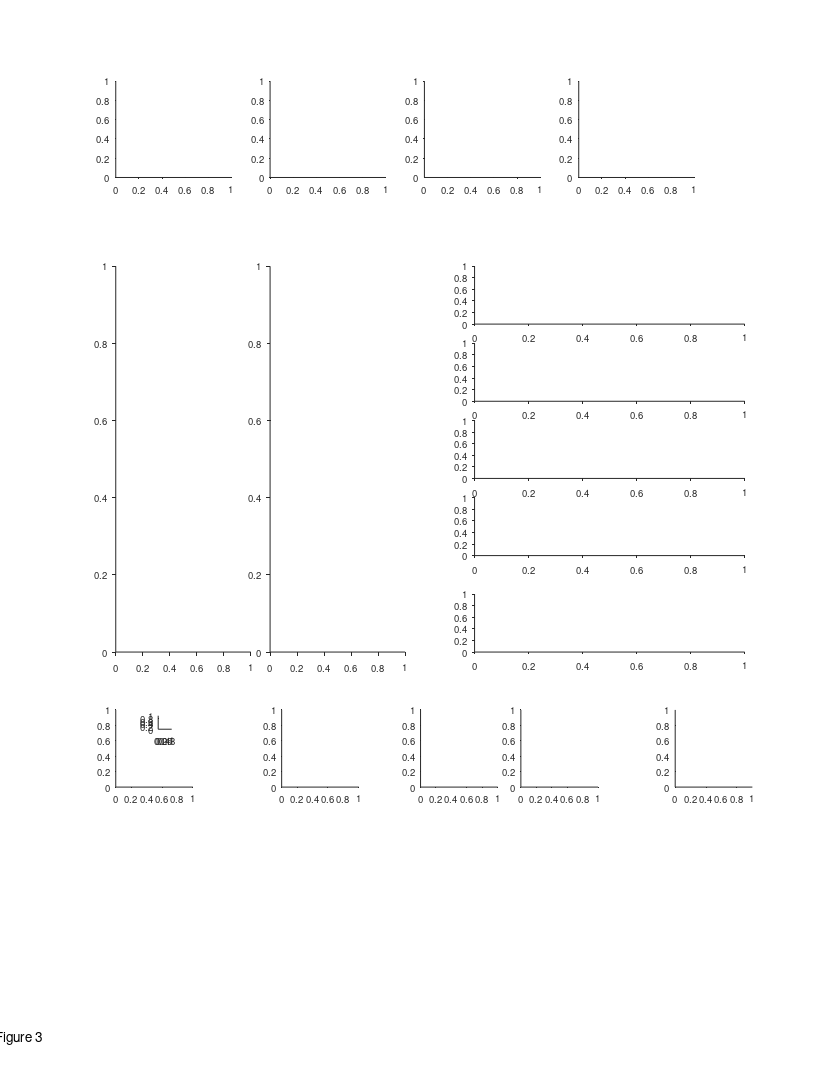

Recreate this plot in MATLAB. (Note: this script raises an error after producing the figure.)
%% Replay - Fig 3 - replay population 
%%
clear 
clc
close all

%% plotting options
% replay_coverage_examples_IX = [19 21 22 23];
% replay_coverage_examples_IX = [24 25 27 29];
% replay_coverage_examples_IX = [41 53 54 55];
% replay_coverage_examples_IX = [61 65 68 69];
% replay_coverage_examples_IX = [70 71 73 74];
% replay_coverage_examples_IX = [75 77 78 81];
% replay_coverage_examples_IX = [21 19 70 78];
% replay_coverage_examples_IX = [21 19 70 29];
% replay_coverage_examples_IX = [21 19 70 29];
replay_coverage_examples_IX = [21 19 29 70];

% 5	b0184_d191202 21
% 1	b0184_d191130 19
% 31	b2382_d190801 70
% 30	b0184_d191212 29

single_session_seq_ex_IX = [21];

%% graphics params
epoch_type_clrs = {[.6 .1 .8],[.1 .8 .1]};
PastFutureClrs = [0.1.*[1 1 1]; 1 1 1];
directions_clrs = {[0    0.3843    0.7451];[ 0.5216    0.2471         0]};
panel_H_bin_size_options = [0.1 0.15 0.2 0.125]; % we chose opt 3 (0.2)
panel_H_bin_size_opt = 3;
panel_H_bin_size = panel_H_bin_size_options(panel_H_bin_size_opt)

%% define output files
res_dir =  'L:\paper_replay\figures';
mkdir(res_dir)
fig_name_str = 'Figure 3';
fig_caption_str = ' ';
log_name_str = [fig_name_str '_log_file' '.txt'];
log_name_str = strrep(log_name_str , ':', '-');
log_name_str = strrep(log_name_str , ' ', '_');
log_name_out = fullfile(res_dir, log_name_str);

%% open log file
diary off
diary(log_name_out)
diary on
disp('Log file');
disp(['created: ', datestr(clock)]);
disp('======================================================');
disp([fig_name_str ':' fig_caption_str]);   
disp('======================================================');
disp('');

%% create figure
% figure_size_cm = [21.0 29.7]; % ~A4
figure_size_cm = [21.6 27.9]; % ~US letter
close all
fig = figure;
% Some WYSIWYG options:
set(gcf,'DefaultAxesFontSize',7);
set(gcf,'DefaultAxesFontName','helvetica');
set(gcf,'DefaultAxesUnits','centimeters');
set(gcf,'PaperType','usletter')
% set(gcf,'PaperType','<custom>');
set(gcf,'PaperUnits','centimeters','PaperPosition',[0 0 figure_size_cm]);
set(gcf,'PaperOrientation','portrait');
set(gcf,'Units','centimeters','Position',get(gcf,'paperPosition')+[0 0 0 0]); % position on screen...
set(gcf, 'Renderer', 'painters');
% set(gcf, 'color', 'none');
set(groot, 'defaultAxesColor','None')
set(groot, 'defaultAxesTickDir', 'out');
set(groot,  'defaultAxesTickDirMode', 'manual');
annotation('textbox', [0.5 1 0 0], 'String',fig_name_str, 'HorizontalAlignment','center','Interpreter','none', 'FitBoxToText','on');

% create panels
panels{1}(1) = axes('position', [3 23.3 3 2.5]);
panels{1}(2) = axes('position', [7 23.3 3 2.5]);
panels{1}(3) = axes('position', [11 23.3 3 2.5]);
panels{1}(4) = axes('position', [15 23.3 3 2.5]);

panels{2}(1) = axes('position', [3 11 3.5 10]);
panels{2}(2) = axes('position', [7 11 3.5 10]);

x = 12.3;
panels{3}(1) = axes('position', [x 19.5 7 1.5]);
panels{3}(2) = axes('position', [x 17.5 7 1.5]);
panels{3}(3) = axes('position', [x 15.5 7 1.5]);
panels{3}(4) = axes('position', [x 13.5 7 1.5]);
panels{4}(1) = axes('position', [x 11 7 1.5]);

panels{5}(1) = axes('position', [3     7.5 2 2]);
panels{5}(2) = axes('position', [4.1     9 .35 .35]);
panels{6}(1) = axes('position', [7.3    7.5 2 2]);
panels{7}(1,1) = axes('position', [10.9 7.5 2 2]);
panels{7}(2,1) = axes('position', [13.5 7.5 2 2]);
panels{8}(1) = axes('position', [17.5   7.5 2 2]);
% panels{8}(2) = axes('position', [17.5  4 2 2]);
% panels{8}(3) = axes('position', [17.5  1.5 3 2]);

total_offset = [0 0.5]+[0 -3];
for ii = 1:length(panels)
    subpanels = panels{ii};
    subpanels = subpanels(:);
    for jj = 1:length(subpanels)
        subpanels(jj).Position([1 2]) = subpanels(jj).Position([1 2]) + total_offset;
    end
end


%% load data
epoch_types = {'sleep','rest'};
[exp_list,T] = decoding_get_inclusion_list();
T = T(exp_list,:);
events_all_per_session = {};
for ii_epoch_type = 1:length(epoch_types)
    for ii_exp = 1:length(exp_list)
        exp_ID = exp_list{ii_exp};
        exp = exp_load_data(exp_ID,'details','rest');
        epoch_type = epoch_types{ii_epoch_type};
        params_opt = 11;
        event_type = 'posterior';
        [events, params] = decoding_load_events_quantification(exp_ID, epoch_type, params_opt, event_type);
        [~, TF] = decoding_apply_seq_inclusion_criteria([events.seq_model]);
        events(~TF) = [];
        if isempty(events)
            continue;
        end
        if isfield(events,'rest_ball_num')
            [events.rest_ball_loc] = disperse(exp.rest.balls_loc([events.rest_ball_num]));
        else
            [events.rest_ball_num] = disperse(nan(size(events)));
            [events.rest_ball_loc] = disperse(nan(size(events)));
        end
        
        [events.recordingArena] = deal(exp.details.recordingArena);
        event_struct = events(1,[]);
        [events(2:end).prev_event] = disperse(events(1:end-1));
        events(1).prev_event = event_struct;
        events_all_per_session{ii_epoch_type}{ii_exp} = events;
    end
end

%%
events_all = {[events_all_per_session{1}{:}], [events_all_per_session{2}{:}]};
seqs_all = {[events_all{1}.seq_model], [events_all{2}.seq_model]};
gArena = {categorical({events_all{1}.recordingArena}), categorical({events_all{2}.recordingArena}) };
seqs_pooled = [seqs_all{:}];

%%
features_names = {'duration';'compression';'distance';'distance_norm';};
xlable_strs = {
    'Replay duration (s)';
    {'Compression ratio';'(replay speed / flight speed)'};
    'Replay distance (m)';
    {'Replay distance','(norm. to environment size)'};
    };

%% panels A-D
clc
line_styles = {'-',':'};
panels_xlim = [-0.0950    1.9950; -1.9500   40.9500; -0.4500   56.5500; -0.0210    0.4410];
panels_xticks = {[0 0.5 1 1.5],[0 20 40],[0:10:50],[0 0.2 0.4]};
disp('panels a-d:')
for ii_fn = 1:length(features_names)
    fn = features_names{ii_fn};
    axes(panels{1}(ii_fn));
    cla
    hold on
    lw = 1.1;
    for ii_epoch_type = 1:length(epoch_types)
        X = [seqs_all{ii_epoch_type}.(fn)];
        g = gArena{ii_epoch_type};
%         histogram(X,'DisplayStyle','stairs','Normalization','pdf','LineStyle',line_styles{ii_epoch_type}, 'EdgeColor','k','LineWidth',lw);
        h1=histogram(X(g=='200m'),'DisplayStyle','stairs','Normalization','pdf','LineStyle',line_styles{1}, 'EdgeColor',epoch_type_clrs{ii_epoch_type},'LineWidth',lw);
        h2=histogram(X(g=='120m'),'DisplayStyle','stairs','Normalization','pdf','LineStyle',line_styles{2}, 'EdgeColor',epoch_type_clrs{ii_epoch_type},'LineWidth',lw);
        fprintf('%s: median=%.2g  mean=%.2g (%s,200m)\n', fn, median(X(g=='200m')), mean(X(g=='200m')), epoch_types{ii_epoch_type} )
        fprintf('%s: median=%.2g  mean=%.2g (%s,120m)\n', fn, median(X(g=='120m')), mean(X(g=='120m')), epoch_types{ii_epoch_type} )
    end
%     xlabel_pos = [];
    xlabel(xlable_strs{ii_fn}, 'Units','normalized', 'Position',[0.5 -0.14]);
%     xlabel(xlable_strs{ii_fn});
    if ii_fn == 1
        ylabel('Probability density');
    end
    hax=gca;
    hax.XLim = panels_xlim(ii_fn,:);
    hax.XTick = panels_xticks{ii_fn};
    hax.XRuler.TickLength(1) = 0.03;
    hax.XRuler.TickLabelGapOffset = -1;
    hax.YRuler.TickLabelGapOffset = 1;
    fprintf('%s: median = %.2g, mean = %.2g (pooled)\n',fn,median([seqs_pooled.(fn)]),mean([seqs_pooled.(fn)]))
end

%% legend (hists)
if exist('panels_hist_legend','var')
    delete(panels_hist_legend);
end
panels_hist_legend = axes('position', [4 22 0.5 0.5]);
cla
hold on
t = linspace(0,1,100);
x = pulstran(t,linspace(0,1,3),'rectpuls',1/6);
x(x>0) = nan;x(~isnan(x)) = 0;
clear h
% plot(  t  ,   x  ,       'color', epoch_type_clrs{2}, 'LineWidth',lw,'Clipping','off');
% plot(  t  ,   x  +1.5,   'color', epoch_type_clrs{1}, 'LineWidth',lw,'Clipping','off');
plot([0 1], [0 0],     ':', 'color', epoch_type_clrs{2}, 'LineWidth',lw,'Clipping','off');
plot([0 1], [0 0]+1.5, ':', 'color', epoch_type_clrs{1}, 'LineWidth',lw,'Clipping','off');
plot([0 1], [.5 .5],     'color', epoch_type_clrs{2}, 'LineWidth',lw,'Clipping','off');
plot([0 1], [.5 .5]+1.5, 'color', epoch_type_clrs{1}, 'LineWidth',lw,'Clipping','off');
text(1.3, 2.0, 'Sleep (200m)','FontSize',7,'HorizontalAlignment','left');
text(1.3, 1.5, 'Sleep (130m)','FontSize',7,'HorizontalAlignment','left');
text(1.3, 0.5, 'Awake (200m)','FontSize',7,'HorizontalAlignment','left');
text(1.3, 0.0, 'Awake (130m)','FontSize',7,'HorizontalAlignment','left');
xlim([0 1])
ylim([0 1])
axis off


%% panel F - coverage per session
load('E:\Tamir\work\PROJECTS\LargeScale\paper_replay\data_prepared_for_figures\replay_coverage.mat');
for ii_ex = 1:length(panels{3})
    axes(panels{3}(ii_ex))
    cla
    hold on
    ii_exp = replay_coverage_examples_IX(ii_ex);
    c = squeeze(coverage_all(ii_exp,:,:,:));
    x = linspace(0,1,size(c,3));
    lw = 1.5;
    plot(x, squeeze(c(1,1,:)),'-','LineWidth',lw,'Color',directions_clrs{1});
    plot(x, squeeze(c(2,1,:)),'--','LineWidth',lw,'Color',directions_clrs{1});
    plot(x, squeeze(c(1,2,:)),'-','LineWidth',lw,'Color',directions_clrs{2});
    plot(x, squeeze(c(2,2,:)),'--','LineWidth',lw,'Color',directions_clrs{2});
    hax=gca;
    hax.XTick = [0 1];
    hax.XLim = [0 1];
    hax.XRuler.TickLabelGapOffset = -1.5;
    hax.YRuler.TickLabelGapOffset = 1;
    if ii_ex == 1
        title('Four example sessions: replay spatial coverage','Units','normalized','Position',[0.5 1.14],'FontWeight','normal','HorizontalAlignment','center');
%         hl=legend({'Sleep dir 1','Rest dir 1','Sleep dir 2','Rest dir 2'},'NumColumns',2);
%         hl.Units = 'normalized';
%         hl.Position([1 2]) = [0.22 0.715];
%         hl.Position([3 4]) = [0.1 0.025];
%         hl.Box = 'off';
    end
    if ii_ex == length(panels{3})
        xlabel('Position (norm.)', 'Units','normalized', 'Position',[0.5 -0.06]);
        ylabel({'Replay coverage';'(counts)'}, 'Units','normalized', 'Position',[-0.1 2.4]);
    end
end

%% panel F legend
if exist('panels_coverage_legend','var')
    delete(panels_coverage_legend);
end
panels_coverage_legend(1) = axes('position', [panels{3}(1).Position([1 2])+[.5 1.25] 0.5 0.5]);
panels_coverage_legend(2) = axes('position', [panels{3}(1).Position([1 2])+[2.6 1.25] 0.5 0.5]);
arrow_str = {'\rightarrow','\leftarrow'};
for ii_dir = 1:2
    axes(panels_coverage_legend(ii_dir))
    cla
    hold on
    t = linspace(0,1,100);
    x = pulstran(t,linspace(0,1,3),'rectpuls',1/6);
    x(x>0) = nan;x(~isnan(x)) = 0;
    clear h
    plot(  t  ,   x,     'color', directions_clrs{ii_dir}, 'LineWidth',lw,'Clipping','off');
    plot([0 1], [.5 .5], 'color', directions_clrs{ii_dir}, 'LineWidth',lw,'Clipping','off');
    text(1.3, 0.5, "Sleep dir "+ii_dir,'FontSize',7,'HorizontalAlignment','left');
    text(1.3, 0, "Awake dir "+ii_dir,'FontSize',7,'HorizontalAlignment','left');
    text(0.2, -0.3, arrow_str{ii_dir},'Color',directions_clrs{ii_dir},'FontWeight','bold', 'FontSize',10);
    xlim([0 1])
    ylim([0 1])
    axis off
end

%% panel G - coverage total
axes(panels{4}(1))
cla
hold on
c = squeeze(sum(coverage_all,1));
x = linspace(0,1,size(c,3));
lw = 2;
plot(x, squeeze(c(1,1,:)),'-','LineWidth',lw,'Color',directions_clrs{1});
plot(x, squeeze(c(2,1,:)),'--','LineWidth',lw,'Color',directions_clrs{1});
plot(x, squeeze(c(1,2,:)),'-','LineWidth',lw,'Color',directions_clrs{2});
plot(x, squeeze(c(2,2,:)),'--','LineWidth',lw,'Color',directions_clrs{2});
hax=gca;
hax.XTick = [0 1];
hax.XLim = [0 1];
hax.XRuler.TickLabelGapOffset = -1.5;
hax.YRuler.TickLabelGapOffset = 1;
xlabel('Position (norm.)', 'Units','normalized', 'Position',[0.5 -0.06]);
ylabel({'Replay coverage';'(counts)'}, 'Units','normalized', 'Position',[-0.1 .5]);
title("Population: n = "+size(coverage_all,1)+" sessions",'Units','normalized','Position',[0.5 0.85],'FontWeight','normal');

%% panel E  - all seqs in a session (sleep)
axes(panels{2}(1))
hax=gca;
cla
hold on
exp_ID = T(single_session_seq_ex_IX,:).exp_ID{1};
epoch_type ='sleep';
params_opt = 11;
events = decoding_load_events_quantification(exp_ID, epoch_type, params_opt, 'posterior');
[seqs, TF] = decoding_apply_seq_inclusion_criteria([events.seq_model]);
events(~TF) = [];
epoch_sep = find(diff([events.epoch_num])~=0)+0.5;
seqs_edges = [seqs.start_pos_norm; seqs.end_pos_norm];
seqs_IX = 1:length(seqs);
plot([0 1],repmat(epoch_sep,2,1),':','LineWidth',1.5,'Color',0.5*[1 1 1]);
h=plot(seqs_edges,[seqs_IX;seqs_IX],'-','LineWidth',.55);
dir_1_IX = [seqs.state_direction]==1;
dir_2_IX = [seqs.state_direction]==-1;
[h(dir_1_IX).Color] = disperse(repelem(directions_clrs(1),length(dir_1_IX)));
[h(dir_2_IX).Color] = disperse(repelem(directions_clrs(2),length(dir_2_IX)));
scatter(seqs_edges(1,:),seqs_IX, 3, [seqs.state_direction]==-1, "filled");
hax.Colormap = cell2mat(directions_clrs);
hax=gca;
hax.XTick = [0 1];
hax.YTick = [1 10*ceil(length(seqs)/10)];
hax.XLim = [0 1];
hax.XRuler.TickLabelGapOffset = -1;
hax.YRuler.TickLabelGapOffset = 1;
xlabel('Position (norm.)', 'Units','normalized', 'Position',[0.5 -0.017]);
ylabel('Replay event no.', 'Units','normalized', 'Position',[-0.06 .5]);
title('Sleep replays', 'Units','normalized', 'Position',[0.47 0.99],'FontWeight','normal');
text(1.043, 1.05, 'Example session: all individual replays','FontSize',8.25,'HorizontalAlignment','center','Units','normalized')

%% Panel E - all seqs in a session (rest)
axes(panels{2}(2))
hax=gca;
cla
hold on
exp_ID = T(single_session_seq_ex_IX,:).exp_ID{1};
epoch_type ='rest';
params_opt = 11;
events = decoding_load_events_quantification(exp_ID, epoch_type, params_opt, 'posterior');
[seqs, TF] = decoding_apply_seq_inclusion_criteria([events.seq_model]);
events(~TF)=[];
epoch_sep = find(diff([events.epoch_num])~=0)+0.5;
seqs_edges = [seqs.start_pos_norm; seqs.end_pos_norm];
seqs_IX = 1:length(seqs);
% plot([0 1],repmat(epoch_sep,2,1),'-','LineWidth',.2,'Color',0.9*[1 1 1]);
h=plot(seqs_edges,[seqs_IX;seqs_IX],'-','LineWidth',.55);
dir_1_IX = [seqs.state_direction]==1;
dir_2_IX = [seqs.state_direction]==-1;
[h(dir_1_IX).Color] = disperse(repelem(directions_clrs(1),length(dir_1_IX)));
[h(dir_2_IX).Color] = disperse(repelem(directions_clrs(2),length(dir_2_IX)));
scatter(seqs_edges(1,:),seqs_IX, 3, [seqs.state_direction]==-1, "filled");
hax.Colormap = cell2mat(directions_clrs);
hax.XTick = [0 1];
hax.YTick = [1 10*ceil(length(seqs)/10)];
hax.XLim = [0 1];
hax.XRuler.TickLabelGapOffset = -1;
hax.YRuler.TickLabelGapOffset = 1;
xlabel('Position (norm.)', 'Units','normalized', 'Position',[0.5 -0.017]);
% ylabel('Replay event no.', 'Units','normalized', 'Position',[-0.09 .5]);
title('Awake replays', 'Units','normalized', 'Position',[0.47 0.99],'FontWeight','normal');

%% Coverage correlations (pdf)
axes(panels{5}(1))
cla reset
hold on
sleep_vs_rest_coverage_corr = ccc_all(:,:,1,2);
sleep_vs_rest_coverage_corr = sleep_vs_rest_coverage_corr(:);
h=histogram(sleep_vs_rest_coverage_corr,'FaceColor',0.15*[1 1 1],'Normalization','pdf');
h.BinWidth = panel_H_bin_size;
h.BinLimits = [-1 1];
nbins = 50;
% h=histogram(cat(1,ccc_shuffled{:}),'FaceColor','k','Normalization','pdf');
% h.DisplayStyle = 'stairs';
% h.BinLimits = [-1 1];
% h.EdgeColor = 'm';
% h.LineWidth = 1.5;
% h.NumBins = nbins;
xi = linspace(-1,1,nbins);
f = ksdensity(cat(1,ccc_shuffled{:}),xi,'Function','pdf');
plot(xi,f,'k','LineWidth',1)
[~,P_KS, KS_stats] = kstest2(sleep_vs_rest_coverage_corr, cat(1,ccc_shuffled{:}));
text(0.5,1.15,['p_{KS} = ' sprintf('%.2g',P_KS)],'units','normalized','FontSize',7,'HorizontalAlignment','center');
hax=gca;
hax.XLim = [-1 1];
hax.XTick = -1:0.5:1;
hax.YTick = [0 hax.YTick(end)];
hax.TickDir = 'out';
hax.XRuler.TickLength = [0.03 0];
hax.YRuler.TickLength = [0.02 0];
hax.XRuler.TickLabelGapOffset = -0;
hax.YRuler.TickLabelGapOffset = 1;
hax.XTickLabelRotation = 0;
xlabel({'Corr. of replay positions (r)';'sleep vs. awake'}, 'Units','normalized', 'Position',[0.5 -0.25]);
ylabel({'Probability','density'}, 'Units','normalized', 'Position',[-0.08 .5]);

%% add legend
axes(panels{5}(2))
cla reset
hold on
axis off
axis equal
patch([0 0 1 1],[0 1 1 0], 0.15*[1 1 1],'EdgeColor','k');
plot([0 1],[1 1].*2, 'k-','LineWidth',1.5)
text(1.5,0.5, 'Data','FontSize',7)
text(1.5,2, 'Shuffle','FontSize',7)
axis ij


%% replay rate - PRE vs POST sleep
axes(panels{6}(1))
cla reset
hold on
plot(replay_rate(:,3),replay_rate(:,4),'ok','MarkerSize',2)
% plot(replay_rate(:,3),replay_rate(:,4),'.k')
plot([1e-3 1e0],[1e-3 1e0],'Color',[1 1 1].*0.5);
pval = signrank(replay_rate(:,3),replay_rate(:,4));
disp('panel i stats:')
fprintf('replay-rate sleep-after vs before:\n');
fprintf('median ratio = %.2g\n', nanmedian(replay_rate(:,4)./replay_rate(:,3)) );
fprintf('pval (signrank test)= %.2g\n', pval );
% replay_rate_diff_sleep = diff(replay_rate(:,[3 4]),1,2);
% h=histogram(replay_rate_diff_sleep,'FaceColor','k','Normalization','pdf');
% pval = signrank(replay_rate_diff_sleep);
text(0.5,1.15,['p_{signrank} = ' sprintf('%.1g',pval)],'units','normalized','FontSize',7,'HorizontalAlignment','center');
axis square
axis equal
hax=gca;
hax.XScale = 'log';
hax.YScale = 'log';
hax.XLim = [5e-4 5e-1];
hax.YLim = [5e-4 5e-1];
hax.XTick = [1e-3 1e-2 1e-1 1e0];
hax.YTick = [1e-3 1e-2 1e-1 1e0];
hax.TickDir = 'out';
hax.XRuler.TickLength = [0.04 0];
hax.YRuler.TickLength = [0.04 0];
hax.XRuler.TickLabelGapOffset = -0;
hax.YRuler.TickLabelGapOffset = 1;
hax.XTickLabelRotation = 0;
xlabel({'Replay rate (events/s)';'sleep before'}, 'Units','normalized', 'Position',[0.5 -0.25]);
ylabel({'Replay rate (events/s)';'sleep after'}, 'Units','normalized', 'Position',[-0.38 0.5]);

%% replay i vs i+1 (no corr) - OLD!!
if 0
bins_size = 20; % in meters
for ii_epoch_type = 1:length(epoch_types)
    events2 = events_all{ii_epoch_type};
    invalid = cellfun(@isempty,{events2.prev_event});
    events2(invalid)=[];
    events1 = [events2.prev_event];
    seqs2 = [events2.seq_model];
    seqs1 = [events1.seq_model];
    xxx = [seqs1.middle_pos];
    yyy = [seqs2.middle_pos];

    % scatter 
    axes(panels{7}(ii_epoch_type,1))
    cla reset
    hold on
    axis equal
    plot(xxx,yyy,'k.','MarkerSize',2,'Color',epoch_type_clrs{ii_epoch_type});
    h=refline(1,0);
    h.Color = 0.5*[1 1 1];
%     xlabel({'Position of';'replay {\iti} (m)'},'Units','normalized','Position',[0.5 -0.3]);
    if ii_epoch_type == 1
        xlabel({'Position of replay {\iti} (m)'},'Units','normalized','Position',[1.15 -0.3]);
%         xlabel({'Position of';'replay {\iti} (m)'},'Units','normalized','Position',[1 -0.3]); 
        ylabel({'Position of';'replay {\iti+1} (m)'},'Units','normalized','Position',[-0.35 0.5])
    end
    hax=gca;
    hax.XRuler.TickLength(1) = 0.05;
    hax.YRuler.TickLength(1) = 0.03;
    hax.XRuler.TickLabelGapOffset = -0;
    hax.YRuler.TickLabelGapOffset = 1;

    % density
    axes(panels{7}(ii_epoch_type,2))
    cla reset
    hold on
    axis equal
    edges = 0:bins_size:200;
    xedges = 0:bins_size:200;
    yedges = 0:bins_size:201;
    xedges = edges;
    yedges = edges;
    N1 = histcounts(xxx,xedges,'Normalization','pdf');
    N2 = histcounts(yyy,yedges,'Normalization','pdf');
    N12 = histcounts2(xxx,yyy,xedges,yedges,'Normalization','pdf');
    N12 = N12 ./ (N1'.*N2);
    imagesc(xedges,yedges,log(N12));
%     imagesc(xedges,yedges,N12);
%     colormap bone
    cmap = jet;
%     cmap = 1-cmap;
    colormap(cmap)
    hax=gca;
    hax.CLim(1) = 0;

    axes(panels{7}(ii_epoch_type,1))
    switch epoch_types{ii_epoch_type}
        case 'sleep'
            title('Sleep','FontWeight','normal');
        case 'rest'
            title('Awake','FontWeight','normal');
    end
end
end


%% Replay i vs i+1 (no corr)
% sigma = 1.5;
% bins_size = 20;
% edges = 0:bins_size:200;
% xedges = 0:bins_size:200;
% yedges = 0:bins_size:201;
edges = linspace(0,1,11);
xedges = edges;
yedges = edges;
nbinsx = length(xedges)-1;
nbinsy = length(yedges)-1;
nEpochTypes = length(events_all_per_session);
nSessions = length(events_all_per_session{1});
M = nan(nEpochTypes,nSessions,nbinsx,nbinsy);
events_count = zeros(nEpochTypes,nSessions);
for ii_epoch_type = 1:nEpochTypes
    for ii_session = 1:nSessions
        events2 = events_all_per_session{ii_epoch_type}{ii_session};
        if length(events2) == 0
            continue
        end
        invalid = cellfun(@isempty,{events2.prev_event});
        events2(invalid)=[];
        if length(events2) == 0
            continue
        end
        events1 = [events2.prev_event];
        seqs2 = [events2.seq_model];
        seqs1 = [events1.seq_model];
        xxx = [seqs1.middle_pos_norm];
        yyy = [seqs2.middle_pos_norm];
        N1 = histcounts(xxx,xedges,'Normalization','pdf');
        N2 = histcounts(yyy,yedges,'Normalization','pdf');
        N12 = histcounts2(xxx,yyy,xedges,yedges,'Normalization','pdf');
        N12 = N12 ./ (N1'.*N2);
        M(ii_epoch_type,ii_session,:,:) = N12;
        events_count(ii_epoch_type,ii_session) = length(xxx);
    end
end
W = events_count./sum(events_count')';
M_weighted = M.*W;
M_weighted_avg = squeeze(nanmean(M_weighted,[2]));

for ii_epoch_type = 1:nEpochTypes

    M2 = squeeze(M_weighted_avg(ii_epoch_type,:,:));
%     M3 = imgaussfilt(M2,sigma,'FilterDomain','spatial');

    axes(panels{7}(ii_epoch_type,1))
    cla reset
    hold on
    axis equal
%     imagesc(xedges,yedges,log(M2));
    imagesc(xedges,yedges,M2);
    cmap = jet;
    colormap(cmap)
    if ii_epoch_type == 1
        xlabel({'Position of replay {\iti} (norm.)'},'Units','normalized','Position',[1.2 -0.25]);
%         xlabel({'Position of';'replay {\iti} (m)'},'Units','normalized','Position',[1 -0.3]); 
        ylabel({'Position of';'replay {\iti+1} (norm.)'},'Units','normalized','Position',[-0.25 0.5])
    end
    hax=gca;
    hax.CLim(1) = 0;
    hax.XRuler.TickLength(1) = 0.05;
    hax.YRuler.TickLength(1) = 0.03;
    hax.XRuler.TickLabelGapOffset = -1;
    hax.YRuler.TickLabelGapOffset = 1;
    switch epoch_types{ii_epoch_type}
        case 'sleep'
            title('Sleep','FontWeight','normal')
        case 'rest'
            title('Awake','FontWeight','normal')
    end
    if ii_epoch_type==2
        hcb = colorbar('east');
        hcb.Units = 'centimeters';
        hcb.Position(1) = hax.Position(1) + hax.Position(3)*1.07;
        hcb.Ticks = [];
        hcb.Label.String = 'Density (norm.)';
        hcb.Label.Rotation = -90;
        hcb.Label.Units = 'normalized';
        hcb.Label.Position = [1.3 0.5];
        text(1.14,1+0.03,'Max','Units','normalized','FontSize',7,'HorizontalAlignment','center');
        text(1.14,0-0.03,'0','Units','normalized','FontSize',7,'HorizontalAlignment','center');
    end

%     axes(panels{6}(ii_epoch_type,2))
%     cla reset
%     hold on
%     axis equal
% %     imagesc(xedges,yedges,log(M3));
%     imagesc(xedges,yedges,M3);
%     cmap = jet;
%     colormap(cmap)
end

%%
% % % % n_shuffles = 1000;
% % % % rng(0)
% % % % % TODO: shuffle must be done per session (because over-representation is
% % % % % different per sessions)
% % % % shuffles = arrayfun(@randperm,repelem(length(xxx),n_shuffles),'UniformOutput',false);
% % % % shuffles = cat(1,shuffles{:});
% % % % corr_shuffled = corr(shuffles',yyy','tail','right');

%% Takeoff/Landing X Past/Future
axes(panels{8}(1))
cla reset
hold on
% take only rest (awake)
seqs = seqs_all{2};
events = events_all{2};
TakeLand_thr = 0.05;
gTakeLand = classify_replay_landing_takeoff_other(seqs, TakeLand_thr);
gPastFuture = categorical( ([events.rest_ball_num] == 1 & [seqs.state_direction] == 1) | ...
                           ([events.rest_ball_num] == 2 & [seqs.state_direction] == -1), ...
                           [false true],["Past","Future"])';
gForRev = categorical([seqs.forward],[true false],["Forward","Reverse"])';
g = gTakeLand .* gPastFuture;
[N,G] = histcounts(g);
N = reshape(N,2,3)';
G = reshape(G,2,3)';
% do some stats
TakeoffsFuturePast_binom_pval = myBinomTest(sum(gTakeLand=='Takeoff' & gPastFuture=='Future'),sum(gTakeLand=='Takeoff'),0.5,'two');
LandingFuturePast_binom_pval = myBinomTest(sum(gTakeLand=='Landing' & gPastFuture=='Past'),sum(gTakeLand=='Landing'),0.5,'two');
disp('panel 2k stats:')
fprintf('Takeoff: past vs future, pval=%.2g (binom test)\n',TakeoffsFuturePast_binom_pval);
fprintf('Landing: past vs future, pval=%.2g (binom test)\n',LandingFuturePast_binom_pval);
takeoff_IX = find(all(contains(G,'Takeoff'),2));
midair_IX = find(all(contains(G,'Mid-air'),2));
landing_IX = find(all(contains(G,'Landing'),2));
new_order = [takeoff_IX midair_IX landing_IX];
N = N(new_order,:);
G = G(new_order,:);
N([1 3],:) = N([1 3],:)./TakeLand_thr;
N([2],:) = N([2],:)./(1-2*TakeLand_thr);
N = N ./ sum(N,"all");
hb=bar(N);
[hb.FaceColor] = disperse(PastFutureClrs');
% hb(1).FaceColor = 1.0.*[1 1 1];
% hb(1).FaceColor = 0.1.*[1 1 1];
hax=gca;
hax.XTick = 1:3;
hax.XTickLabel = {'Takeoff zone','Mid-air zone','Landing zone'};
hax.XRuler.TickLabelGapOffset = -1;
ylabel('Fraction')
% create legend
w = 0.08*range(hax.XLim);
h = 0.10*range(hax.YLim);
x = hax.XLim(1)+0.1*range(hax.XLim);
y1 = hax.YLim(1)+0.9*range(hax.YLim);
y2 = hax.YLim(1)+0.75*range(hax.YLim);
rectangle(Position=[x y1 w h],FaceColor=hb(1).FaceColor);
rectangle(Position=[x y2 w h],FaceColor=hb(2).FaceColor);
text(x+1.5*w,y1+h/2,'Past','HorizontalAlignment','left','VerticalAlignment','middle','FontSize',7);
text(x+1.5*w,y2+h/2,'Future','HorizontalAlignment','left','VerticalAlignment','middle','FontSize',7);

% hl=legend(["past","Future"],'box','off','location','none')
% hl.Units = hax.Units;
% hl.Position = [hax.Position([1 2])+[0.5 0.75].*hax.Position([3 4]) .5 .5];
% hl


%% add panel letters
font_size = 11;
axes(panels{1}(1))
text(-0.2,1.12, 'A', 'Units','normalized','FontWeight','bold','FontSize',font_size);
axes(panels{1}(2))
text(-0.2,1.12, 'B', 'Units','normalized','FontWeight','bold','FontSize',font_size);
axes(panels{1}(3))
text(-0.2,1.12, 'C', 'Units','normalized','FontWeight','bold','FontSize',font_size);
axes(panels{1}(4))
text(-0.2,1.12, 'D', 'Units','normalized','FontWeight','bold','FontSize',font_size);

axes(panels{2}(1))
text(-0.25,1.05, 'E', 'Units','normalized','FontWeight','bold','FontSize',font_size);
axes(panels{3}(1))
text(-0.1,1.3, 'F', 'Units','normalized','FontWeight','bold','FontSize',font_size);
axes(panels{4}(1))
text(-0.1,1.18, 'G', 'Units','normalized','FontWeight','bold','FontSize',font_size);

axes(panels{5}(1))
text(-0.3,1.2, 'H', 'Units','normalized','FontWeight','bold','FontSize',font_size);
axes(panels{6}(1))
text(-0.88,1.205, 'I', 'Units','normalized','FontWeight','bold','FontSize',font_size);
axes(panels{7}(1))
text(-0.6,1.2, 'J', 'Units','normalized','FontWeight','bold','FontSize',font_size);
axes(panels{8}(1))
text(-0.45,1.2, 'K', 'Units','normalized','FontWeight','bold','FontSize',font_size);



%%
fig_name = sprintf('%s_panel_E_%d_%d_%d_%d_panel_G_%d_panel_H_bin_opt_%d', ...
    fig_name_str, ...
    replay_coverage_examples_IX, ...
    single_session_seq_ex_IX,...
    panel_H_bin_size_opt)
file_out = fullfile(res_dir, fig_name);
print(gcf, file_out, '-dpdf', '-cmyk', '-painters');
disp('figure saved!')

%%
